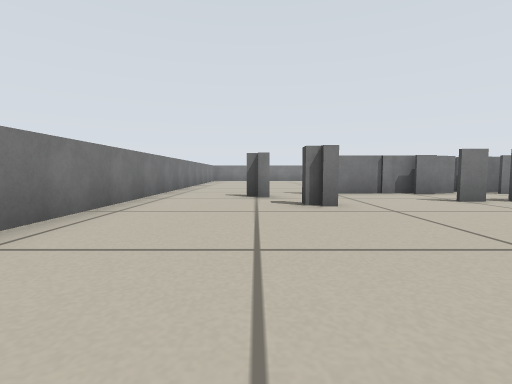
[1] (above)

17 first-person views from a walk through a Stage world. The camera is 0.28 m above the floor, tilts 4° down and sees 85° across. Floor lines are 1 m apart. The floor is counted in squares, 0.5 m on a side. Each view is taken from the middle of a square. On the plan, view 1 faces up. The plan holds only what a view shows up to about 9 squares ahead; the rest is blank. Robots are left out.

[2]
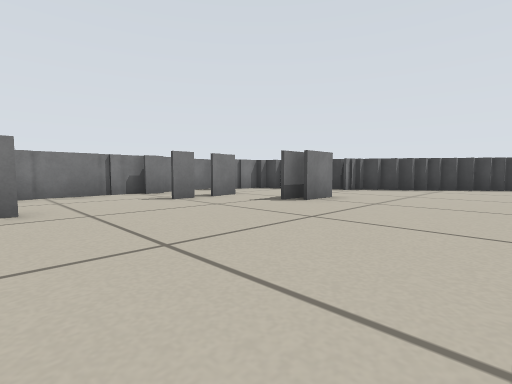

[3]
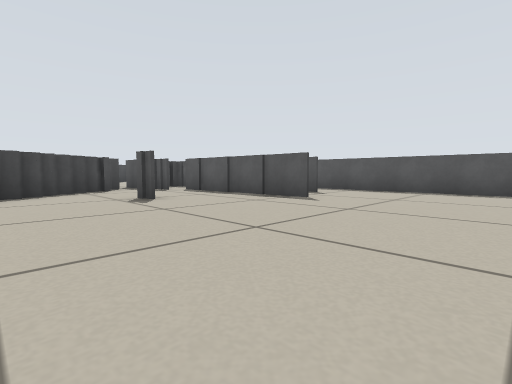

[4]
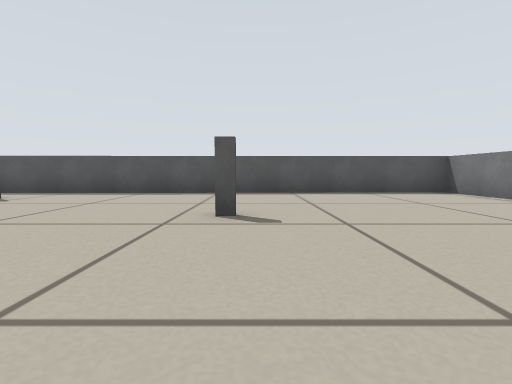

[5]
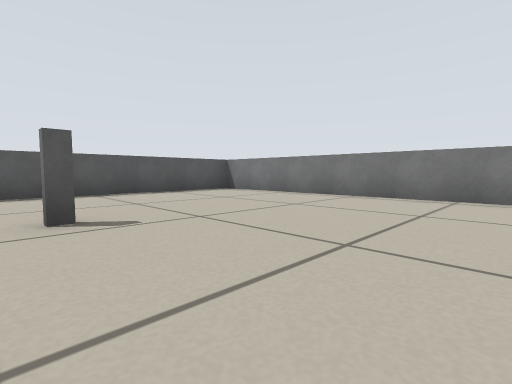

[6]
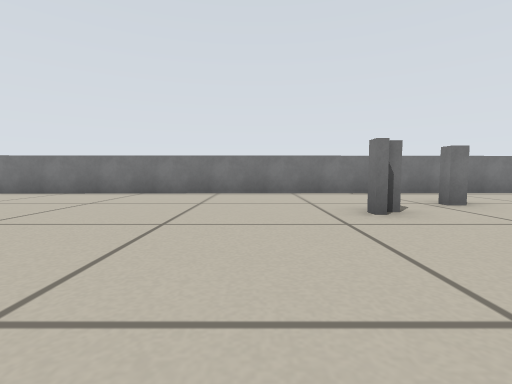

[7]
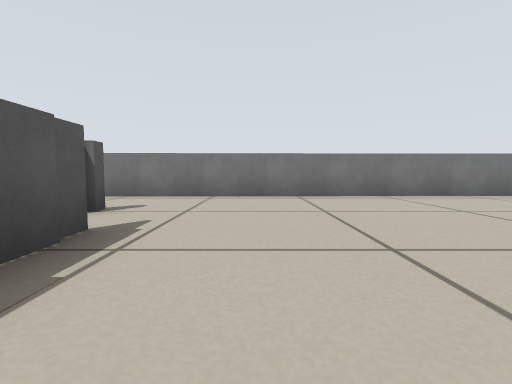

[8]
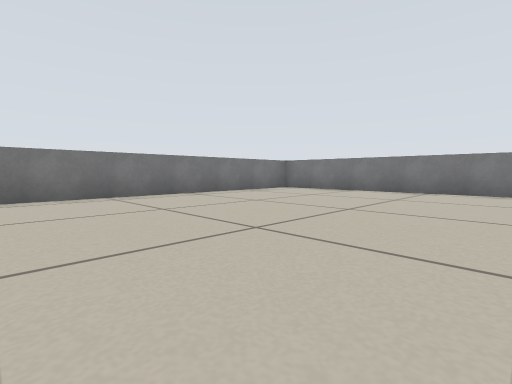

[9]
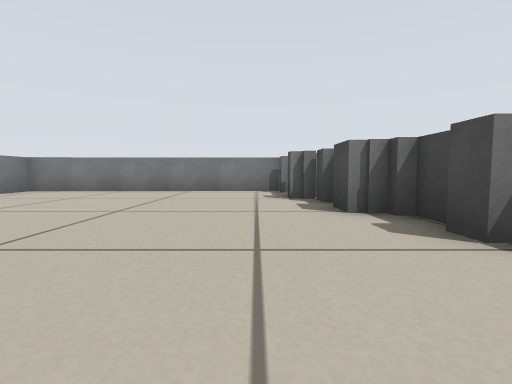

[10]
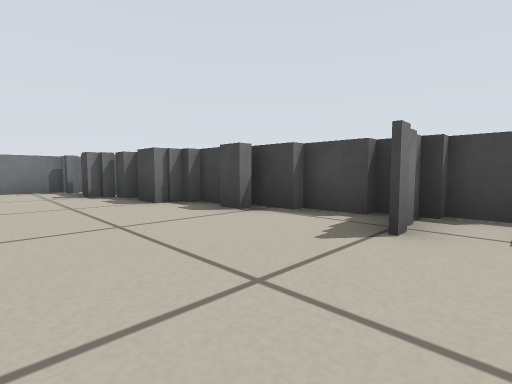

[11]
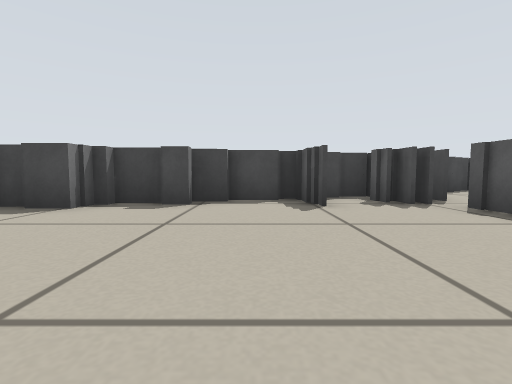

[12]
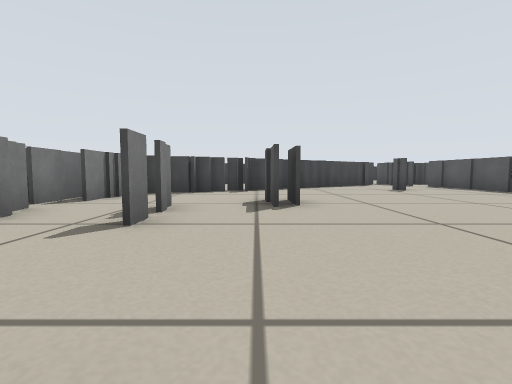

[13]
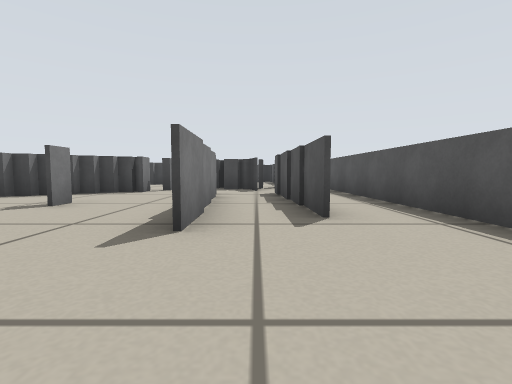

[14]
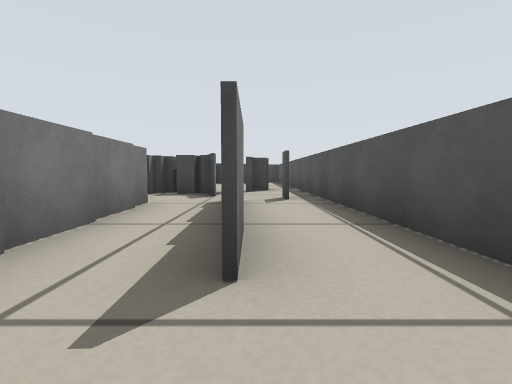

[15]
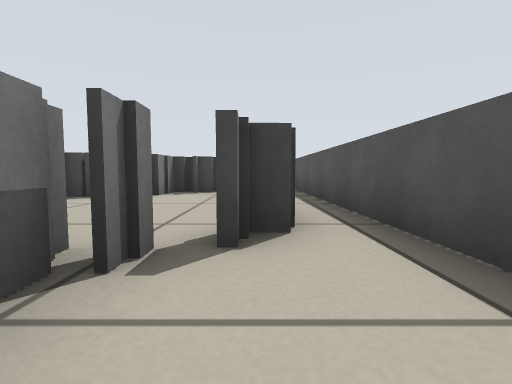

[16]
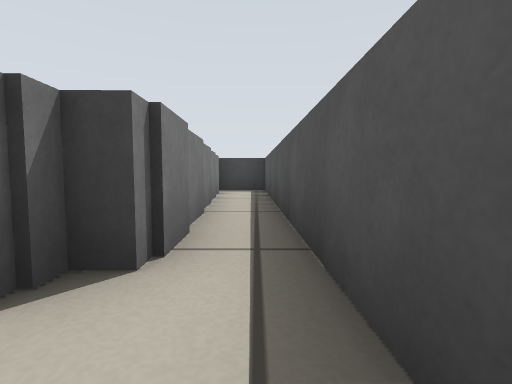

[17]
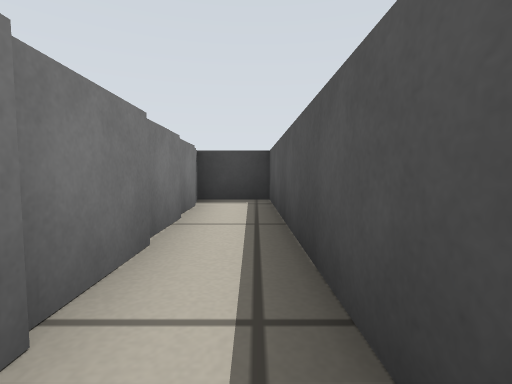

### Floor plan
Points are (right, up) in squares from view 1. A wall is a line through its corners. A room is listed if a view was taken in it or the views show most of it. See-through windows are left out.
Room 1 (views 1, 2, 3, 4, 5, 6, 7, 8, 9, 10, 11, 12, 13, 14, 15, 16, 17)
walls: (4.5, 5.3) (3.9, 5.3); (5.7, 5.3) (4.9, 5.3); (1.4, 4.6) (0.8, 4.6); (4.7, 7.2) (4.1, 7.2); (4.3, 7.4) (1.5, 7.4); (4.7, 7.5) (5.5, 7.5); (5.5, 7.4) (4.7, 7.4); (5.8, 8) (6.3, 8); (1.2, 7.4) (2.5, 7.5); (0.3, 6.7) (0.3, 6.2); (5.8, 8.3) (6.4, 8.3) (6.4, 8.8); (7.2, 7.5) (6.3, 7.4) (6.8, 7.4); (7.6, 7.2) (7.1, 7.2); (8.7, 5.6) (8.7, 6.5); (6.1, 8.6) (6.7, 8.6); (9, 5.2) (9, 6); (7.5, 7.9) (5.8, 7.9); (9.3, 4.8) (9.2, 5.3); (7.4, 8.4) (7.4, 9.2); (7.1, 9.1) (7.1, 9.9); (10, 3.5) (10, 4.1); (6.4, 9.8) (5.5, 9.8); (5.5, 10.1) (6.9, 10.1); (10.3, 3) (10.3, 3.5); (6.9, 9.7) (6.9, 10.6); (3.1, -2.5) (3.6, -2.5); (10.6, 2.6) (10.6, 3.1); (6.6, 10.4) (6.6, 11.5); (9.6, -0.5) (10.2, -0.5); (11.1, 2) (11.1, 2.5); (10.2, -0.6) (9.6, -0.6); (6.3, 11.4) (6.3, 12.4); (11.4, 1.6) (11.3, 2.1); (7.5, -3.1) (11.9, -3.1); (11.6, 1.3) (11.6, 1.8); (5.8, 12) (5.8, 12.7); (11.9, 0.9) (11.9, 1.4); (6.1, 12.7) (6, 13.8) (5.3, 13.8) (5.3, 14.7); (12.4, 0.1) (12.4, 0.8); (12.7, -0.2) (12.6, 0.3); (8.3, -4.8) (11.4, -4.8); (12.9, -0.8) (12.9, -0.1); (9.1, -5) (8.3, -5.1); (5.5, 14.7) (5.5, 15.3); (12.3, -3.1) (7.5, -3.2); (5.2, 15.2) (5.2, 15.9); (11.9, -4.5) (12.7, -4.5); (4.7, 15.9) (4.7, 16.4); (14.3, -3.8) (14.2, -2.9); (15, -4.2) (14.4, -4.2); (4.8, 18.4) (-2.7, 18.3) (-2.3, -6.7) (22.7, -6.3) (22.7, -4.8) (22.1, -4.8); (20.4, -5.2) (15.6, -5.2) (15.5, -4.9) (15.1, -4.9); (21.7, -5.1) (20.7, -5.2)

Where each view was taken, in squares from view 1:
view 1: 0 up, 0 right, facing up
view 2: 0 up, 1 right, facing up-right
view 3: 2 up, 4 right, facing down-right
view 4: 1 up, 3 right, facing down
view 5: 1 up, 4 right, facing down-left
view 6: 3 up, 5 right, facing left
view 7: 9 up, 4 right, facing left
view 8: 10 up, 4 right, facing up-left
view 9: 10 up, 4 right, facing up
view 10: 9 up, 3 right, facing up-right
view 11: 11 up, 1 right, facing right
view 12: 4 up, 1 right, facing right
view 13: 4 down, 5 right, facing right
view 14: 5 down, 7 right, facing right
view 15: 5 down, 13 right, facing right
view 16: 6 down, 14 right, facing right
view 17: 6 down, 17 right, facing right
